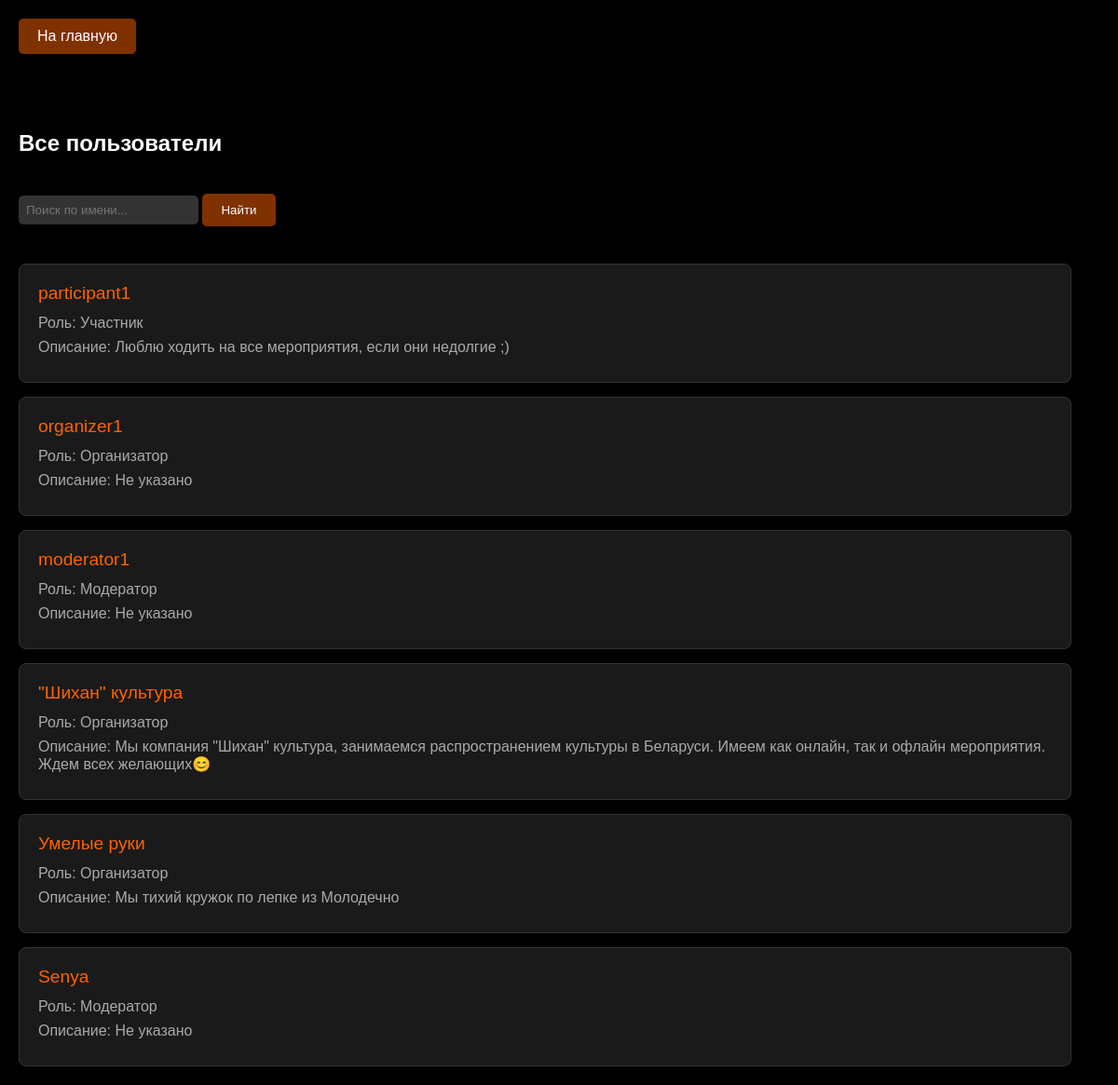
The app's page /all_users (signed in), older data.
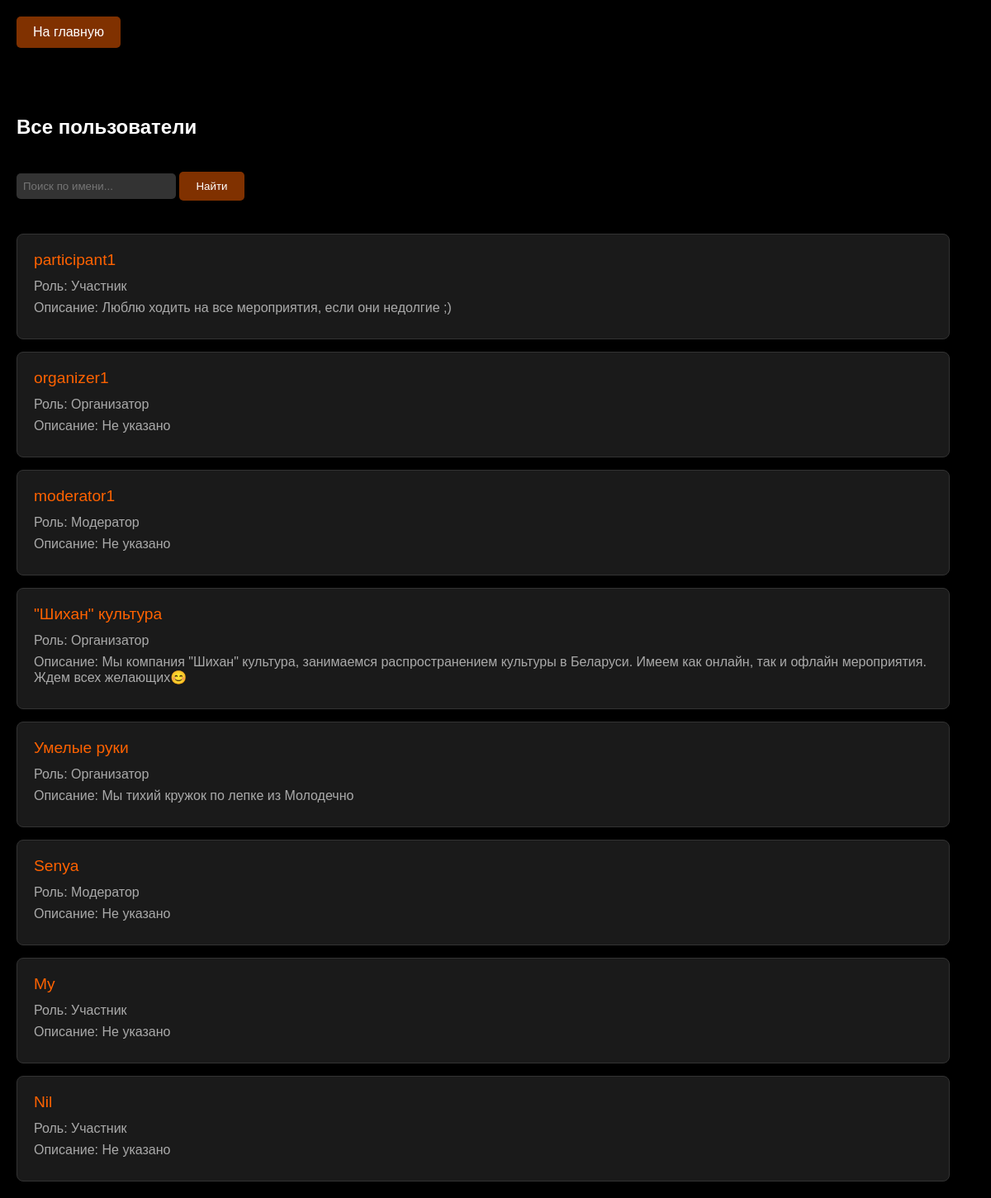
The same page, newer data.
### app/app.py (models this page shows, shortened)
class User(db.Model):
    id = db.Column(db.Integer, primary_key=True)
    username = db.Column(db.String(50), unique=True, nullable=False)
    email = db.Column(db.String(100), unique=True, nullable=False)
    password = db.Column(db.String(100), nullable=False)
    role = db.Column(db.String(20), nullable=False, default='participant')
    email_confirmed = db.Column(db.Boolean, default=False)
    email_confirmed_on = db.Column(db.DateTime, nullable=True)
    description = db.Column(db.Text, nullable=True)
    is_private = db.Column(db.Boolean, default=False, nullable=False)
    occupation = db.Column(db.String(100), nullable=True)
    avatar_url = db.Column(db.String(200), nullable=True)
    validation = db.Column(db.String(20), nullable=True)
    comment = db.Column(db.Text, nullable=True)
    totp_secret = db.Column(db.String(32), nullable=True)
    is_2fa_enabled = db.Column(db.Boolean, default=False, nullable=False)
    is_blocked = db.Column(db.Boolean, default=False)
    blocked_until = db.Column(db.DateTime, nullable=True)
    block_reason = db.Column(db.Text, nullable=True)
    favorite_organizers = db.relationship(
        'User',
        secondary='user_organizer',
        primaryjoin='UserOrganizer.user_id == User.id',
        secondaryjoin='UserOrganizer.organizer_id == User.id',
        backref=db.backref('followers', lazy='dynamic')
    )
    favorite_tags = db.relationship(
        'Tag',
        secondary='user_tag',
        backref=db.backref('users_favorited', lazy='dynamic')
    )
    event_statuses = db.relationship(
        'UserEventStatus',
        backref=db.backref('user', lazy='joined'),
        lazy='dynamic'
    )

### app/app.py (the view)
@app.route('/all_users')
def all_users():
    if 'username' not in session or session['role'] not in ['moderator', 'admin']:
        return redirect(url_for('home'))
    search_query = request.args.get('search', '').strip()
    users_query = User.query
    if session['role'] == 'moderator':
        users_query = users_query.filter(User.role.notin_(['moderator', 'admin']))
    elif session['role'] == 'admin':
        users_query = users_query.filter(User.role != 'admin')
    if search_query:
        users_query = users_query.filter(User.username.ilike(f'%{search_query}%'))
    users = users_query.all()
    return render_template('all_users.html', users=users, search_query=search_query)

### app/app.py (called while the page is built)
@app.before_request
def make_session_permanent():
    session.permanent = True

@app.context_processor
def inject_nearby_status():
    return {'nearby_filter_active': 'nearby' in request.args}

@app.context_processor
def inject_validation_counts():
    if 'username' in session and session.get('role') in ['moderator', 'admin']:
        pending_organizers = User.query.filter_by(validation='organizer').count()
        if session['role'] == 'admin':
            pending_moderators = User.query.filter_by(validation='moderator').count()
        else:
            pending_moderators = 0
        return {'pending_organizers': pending_organizers, 'pending_moderators': pending_moderators}
    return {}

@app.context_processor
def inject_notifications():
    notifications = {}
    if 'username' in session:
        user = User.query.filter_by(username=session['username']).first()
        if user:
            notifications['pending_friend_requests'] = Friendship.query.filter_by(
                friend_id=user.id,
                status='pending'
            ).count()
            notifications['unread_invitations'] = Recommendation.query.filter_by(
                receiver_id=user.id,
            ).count()
    return notifications

@app.context_processor
def inject_user():
    if 'username' in session:
        user = User.query.filter_by(username=session['username']).first()
        return {'current_user': user}
    return {}

### app/templates/all_users.html (shortened to what this page needs)
<!DOCTYPE html>
<html>
<head>
    <link rel="stylesheet" href="{{ url_for('static', filename='styles.css') }}">
</head>
<body>
    <div class="header">
        <a href="{{ url_for('home') }}" class="menu-btn">На главную</a>
    </div>
    <div class="posts-container">
        <h2>Все пользователи</h2>
        <div class="search-container">
            <form method="GET" action="{{ url_for('all_users') }}">
                <input class="search-input"
                       type="text"
                       name="search"
                       placeholder="Поиск по имени..."
                       value="{{ search_query }}">
                <button class="menu-btn" type="submit">Найти</button>
            </form>
        </div>
        <div class="organizers-list">
            {% for user in users %}
                <div class="organizer-item"
                     onclick="window.location.href='{{ url_for('edit_user', user_id=user.id) }}'">
                    <span>{{ user.username }}</span>
                    <p>Роль:
                        {% set role_names = {
                            'participant': 'Участник',
                            'organizer': 'Организатор',
                            'moderator': 'Модератор',
                            'admin': 'Администратор'
                        } %}
                        {{ role_names.get(user.role, user.role) }}
                    </p>
                    <p>Описание: {{ user.description|default('Не указано', true) }}</p>
                </div>
            {% else %}
                <p class="empty-message">Пользователи не найдены</p>
            {% endfor %}
        </div>
    </div>
</body>
</html>

### app/static/styles.css (style rules this page uses)
body { margin: 0; padding: 0; background: #000000; color: #ffffff; font-family: Arial, sans-serif; }
.header { background: rgba(0, 0, 0, 0.8); padding: 20px; display: flex; align-items: center; justify-content: space-between; position: fixed; width: 100%; top: 0; z-index: 1000; }
.menu-btn { padding: 10px 20px; background: rgba(255, 98, 0, 0.5); border: none; color: white; cursor: pointer; border-radius: 5px; transition: background 0.3s ease; text-decoration: none; }
.search-container { display: flex; gap: 10px; }
.search-input { padding: 8px; background: #333333; border: none; color: white; border-radius: 5px; }
.posts-container { margin-top: 100px; padding: 20px; display: grid; gap: 20px; }
.organizers-list { margin-top: 20px; display: grid; gap: 15px; }
.organizer-item { background: #1a1a1a; padding: 20px; border-radius: 8px; transition: transform 0.2s, background 0.3s; cursor: pointer; border: 1px solid #333; }
.organizer-item p { margin: 8px 0; color: #aaa; }
.organizer-item span { font-size: 1.2em; color: #ff6200; display: block; margin-bottom: 12px; }
.header .menu-btn:last-child { margin-right: 50px; }
.organizers-list, .users-list { padding-right: 30px; }

Row changes from the older to the newer data that the page shows:
added User: username "My", get "Участник", description "Не указано"
added User: username "Nil", get "Участник", description "Не указано"
